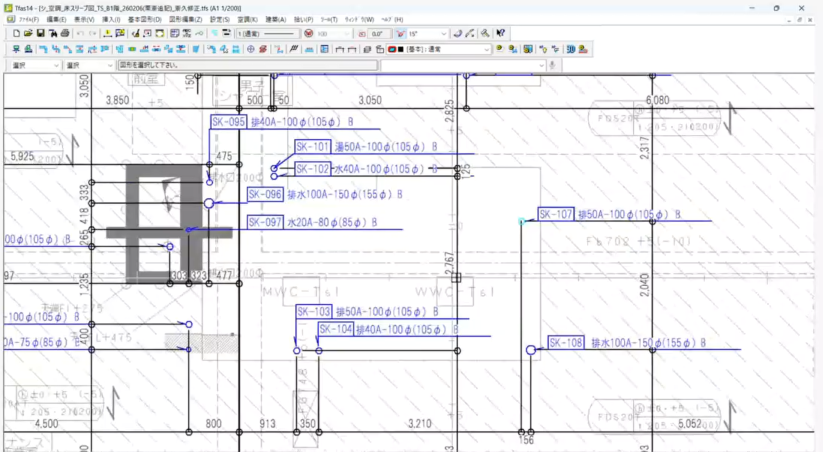
#> input picture template/スクリーンショット 2026-03-03 110900.png, 1646 x 903 px (shown at 1/2 size); its folder holds only this picture in this run
$ python -i grid_detector.py   (imports and definitions only)
#> lines starting #> are read from the running program, lines starting #| are printed output that depends on the picture
"""
通り芯（グリッドライン）検出

モルフォロジー演算で長い直線を抽出し、
射影ヒストグラムでピーク位置を取得。
端部のOCRテキストからラベルを紐付ける。
"""

from __future__ import annotations

import cv2
import numpy as np

from models import GridLine, OcrText, PixelPoint


# [259 lines left out: functions _detect_lines_morphology, _find_peaks, _match_label_to_position, _is_grid_label, detect_grid_lines, compute_scale, not called in this run]

>>> import cv2
>>> picture = cv2.imread('../template/スクリーンショット 2026-03-03 110900.png', cv2.IMREAD_GRAYSCALE)
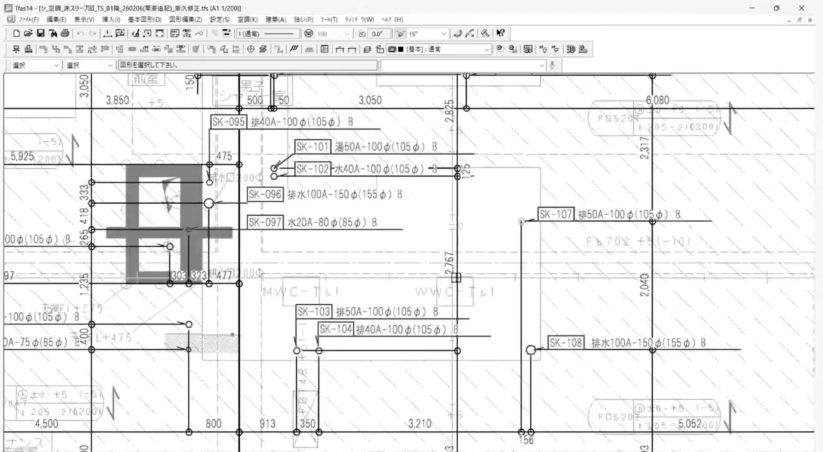
#> picture: shape (903, 1646) (shown at 1/2 size); min 0, max 255, mean 238.3
#> (the run stopped early here; a loop or call above may not have finished)
